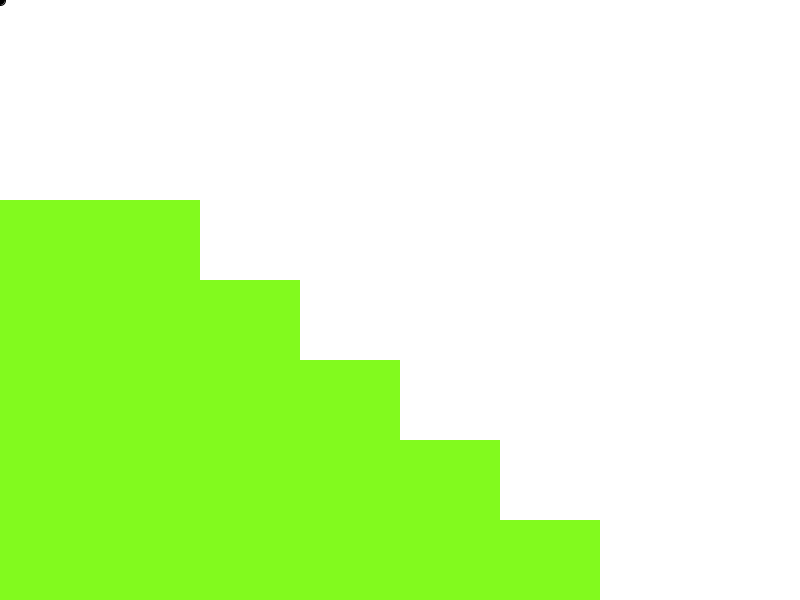
Frame 1 (no input)
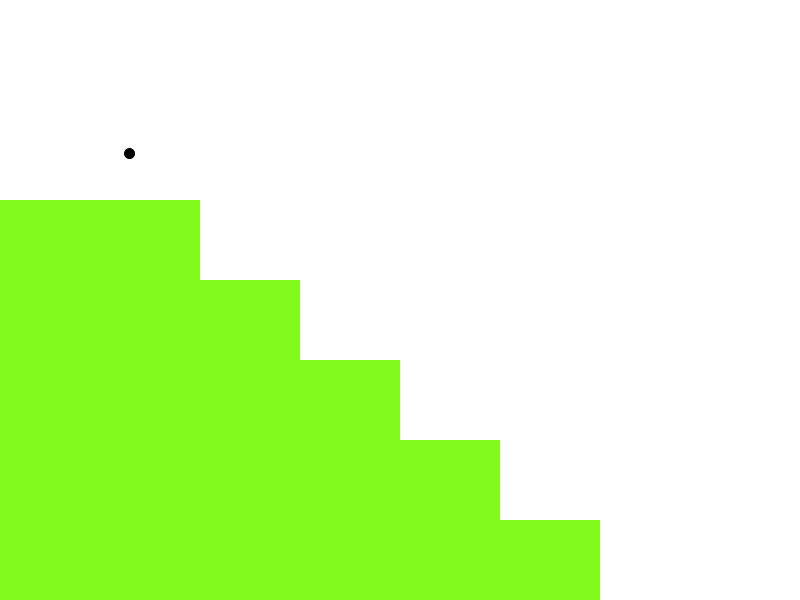
Frame 60 (the mouse pressed at the canvas centre just before this capture)
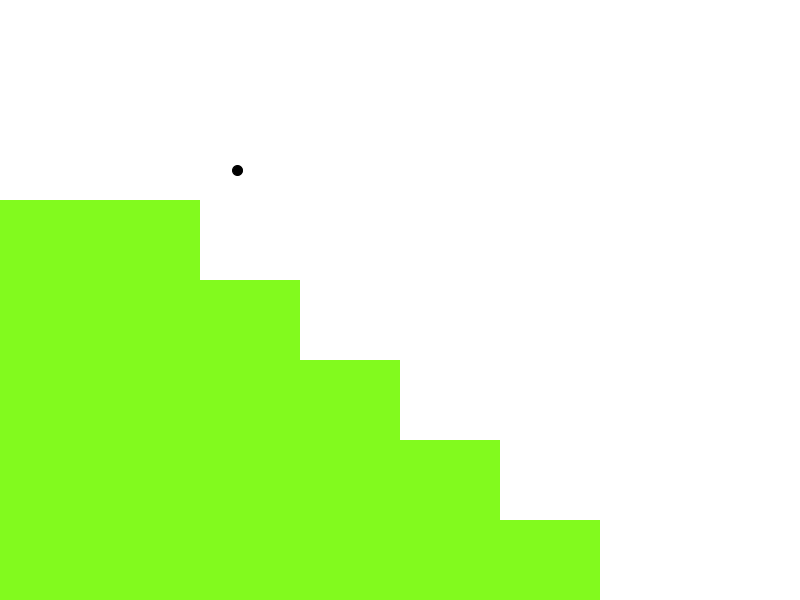
Frame 120 (the mouse held since frame 60 and released just before this capture)

The Processing sketch that drew these frames (run headless with seeded random() and noise(); from frame 60 on, the mouse is pressed at the canvas centre):

// Processing sketch: processing_12750
// ── processing_12750.pde

/* Stair Bounce
By Jake Winstel
9/28/10
*/



float x, y;
float spdX, spdY;
float r;
float gravity;
float damping;
float friction;
int stairCount = 4;
float xPos = -400;
float yPos = 200;

void setup(){
 size(800, 600);
 background(255);
 stairs();
  spdX = 2.25;
  spdY = 0.0;
  r = 5.0;
  gravity = .16;
  damping = .75;
  friction = .80;
}

void draw() {

  ball();
  stairs();
}

void stairs(){
  noStroke();
  fill(130, 250, 30);
  beginShape();
  for(int i=-1; i<stairCount; i++){
    rect(xPos, yPos, 600, 120);
    xPos += 100;
    yPos += 80;
  }
  endShape();
xPos = -400;
yPos = 200;
  
}

void ball(){
  background(255);
  fill(0);
  stroke(0);
  ellipse(x, y, r*2, r*2);
  x+=spdX;
  spdY += gravity;
  y+=spdY;
  
    if (x>width-r){
    x = width-r;
    spdX*=-1;
  } if (x < r) {
    x = r;
    spdX*=-1;
  } if (y>height-r){
    y = height-r;
    spdY*=-1;
    spdY *= damping;
    spdX *= friction;
  } else if (y<r) {
    y = r;
    spdY*=-1;
  } if (y>200-r && x<200){
    y = 200-r;
    spdY*=-1;
    spdY *= damping;
    spdX *= friction;
  } if (y> 280-r && x>200 && x<300){
    y = 280-r;
    spdY*=-1;
    spdY *= damping;
    spdX *= friction;
  } if (y>360-r && x>300 && x<400){
    y = 360-r;
    spdY*=-1;
    spdY *= damping;
    spdX *= friction;
  } if (y>440-r && x>400 && x<500){
    y = 440-r;
    spdY*=-1;
    spdY *= damping;
    spdX *= friction;
  } if (y>520-r && x>500 && x<600){
    y = 520-r;
    spdY*=-1;
    spdY *= damping;
    spdX *= friction;
  }
}


  


  
